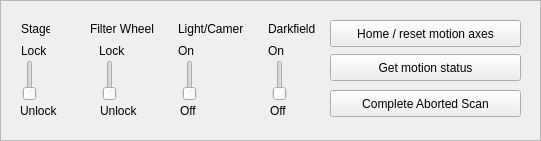
      <widget class="QFrame" name="frame_31">
       <property name="geometry">
        <rect>
         <x>10</x>
         <y>10</y>
         <width>541</width>
         <height>141</height>
        </rect>
       </property>
       <property name="frameShape">
        <enum>QFrame::StyledPanel</enum>
       </property>
       <property name="frameShadow">
        <enum>QFrame::Raised</enum>
       </property>
       <widget class="QPushButton" name="utilsCompletescanButton_3">
        <property name="geometry">
         <rect>
          <x>330</x>
          <y>90</y>
          <width>191</width>
          <height>27</height>
         </rect>
        </property>
        <property name="text">
         <string>Complete Aborted Scan</string>
        </property>
       </widget>
       <widget class="QLabel" name="label_17">
        <property name="geometry">
         <rect>
          <x>90</x>
          <y>21</y>
          <width>81</width>
          <height>16</height>
         </rect>
        </property>
        <property name="text">
         <string>Filter Wheel</string>
        </property>
       </widget>
       <widget class="QLabel" name="label_15">
        <property name="geometry">
         <rect>
          <x>178</x>
          <y>43</y>
          <width>41</width>
          <height>16</height>
         </rect>
        </property>
        <property name="text">
         <string>On</string>
        </property>
       </widget>
       <widget class="QPushButton" name="utilsStatusButton_2">
        <property name="geometry">
         <rect>
          <x>330</x>
          <y>54</y>
          <width>191</width>
          <height>27</height>
         </rect>
        </property>
        <property name="text">
         <string>Get motion status</string>
        </property>
       </widget>
       <widget class="QSlider" name="filterSwitch">
        <property name="geometry">
         <rect>
          <x>100</x>
          <y>60</y>
          <width>20</width>
          <height>41</height>
         </rect>
        </property>
        <property name="maximum">
         <number>1</number>
        </property>
        <property name="orientation">
         <enum>Qt::Vertical</enum>
        </property>
       </widget>
       <widget class="QLabel" name="label_7">
        <property name="geometry">
         <rect>
          <x>21</x>
          <y>43</y>
          <width>61</width>
          <height>16</height>
         </rect>
        </property>
        <property name="text">
         <string>Lock</string>
        </property>
       </widget>
       <widget class="QLabel" name="label_8">
        <property name="geometry">
         <rect>
          <x>20</x>
          <y>100</y>
          <width>41</width>
          <height>21</height>
         </rect>
        </property>
        <property name="text">
         <string>Unlock</string>
        </property>
       </widget>
       <widget class="QLabel" name="label_24">
        <property name="geometry">
         <rect>
          <x>268</x>
          <y>21</y>
          <width>66</width>
          <height>16</height>
         </rect>
        </property>
        <property name="text">
         <string>Darkfield</string>
        </property>
       </widget>
       <widget class="QPushButton" name="utilsHomeButton_2">
        <property name="geometry">
         <rect>
          <x>330</x>
          <y>20</y>
          <width>191</width>
          <height>27</height>
         </rect>
        </property>
        <property name="text">
         <string>Home / reset motion axes</string>
        </property>
       </widget>
       <widget class="QSlider" name="lightSwitch">
        <property name="geometry">
         <rect>
          <x>180</x>
          <y>60</y>
          <width>20</width>
          <height>41</height>
         </rect>
        </property>
        <property name="maximum">
         <number>1</number>
        </property>
        <property name="orientation">
         <enum>Qt::Vertical</enum>
        </property>
       </widget>
       <widget class="QLabel" name="label_22">
        <property name="geometry">
         <rect>
          <x>270</x>
          <y>100</y>
          <width>31</width>
          <height>21</height>
         </rect>
        </property>
        <property name="text">
         <string>Off</string>
        </property>
       </widget>
       <widget class="QLabel" name="label_23">
        <property name="geometry">
         <rect>
          <x>268</x>
          <y>43</y>
          <width>41</width>
          <height>16</height>
         </rect>
        </property>
        <property name="text">
         <string>On</string>
        </property>
       </widget>
       <widget class="QLabel" name="label_19">
        <property name="geometry">
         <rect>
          <x>99</x>
          <y>43</y>
          <width>51</width>
          <height>16</height>
         </rect>
        </property>
        <property name="text">
         <string>Lock</string>
        </property>
       </widget>
       <widget class="QLabel" name="label_20">
        <property name="geometry">
         <rect>
          <x>100</x>
          <y>100</y>
          <width>67</width>
          <height>21</height>
         </rect>
        </property>
        <property name="text">
         <string>Unlock</string>
        </property>
       </widget>
       <widget class="QSlider" name="darkfieldSwitch">
        <property name="geometry">
         <rect>
          <x>270</x>
          <y>60</y>
          <width>20</width>
          <height>41</height>
         </rect>
        </property>
        <property name="maximum">
         <number>1</number>
        </property>
        <property name="orientation">
         <enum>Qt::Vertical</enum>
        </property>
       </widget>
       <widget class="QSlider" name="stageSwitch">
        <property name="geometry">
         <rect>
          <x>20</x>
          <y>60</y>
          <width>20</width>
          <height>41</height>
         </rect>
        </property>
        <property name="maximum">
         <number>1</number>
        </property>
        <property name="orientation">
         <enum>Qt::Vertical</enum>
        </property>
       </widget>
       <widget class="QLabel" name="label_18">
        <property name="geometry">
         <rect>
          <x>178</x>
          <y>21</y>
          <width>66</width>
          <height>16</height>
         </rect>
        </property>
        <property name="text">
         <string>Light/Camera</string>
        </property>
       </widget>
       <widget class="QLabel" name="label_16">
        <property name="geometry">
         <rect>
          <x>21</x>
          <y>21</y>
          <width>29</width>
          <height>16</height>
         </rect>
        </property>
        <property name="text">
         <string>Stage</string>
        </property>
       </widget>
       <widget class="QLabel" name="label_21">
        <property name="geometry">
         <rect>
          <x>180</x>
          <y>100</y>
          <width>31</width>
          <height>21</height>
         </rect>
        </property>
        <property name="text">
         <string>Off</string>
        </property>
       </widget>
      </widget>
